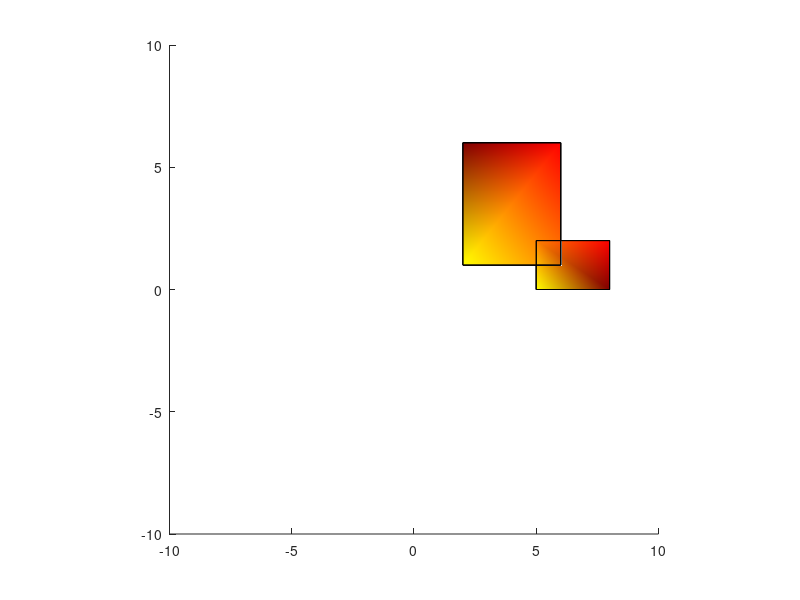

Here is the MATLAB script that generated this plot: (Note: this script raises an error after producing the figure.)
% Example script for GJK function
%   Animates two objects on a collision course and terminates animation
%   when they hit each other. Loads vertex and face data from
%   SampleShapeData.m. See the comments of GJK.m for more information
%
%   Most of this script just sets up the animation and transformations of
%   the shapes. The only key line is:
%   collisionFlag = GJK(S1Obj,S2Obj,iterationsAllowed)
%
%   Matthew Sheen, 2016
clc;clear all;close all

%How many iterations to allow for collision detection.
iterationsAllowed = 6/2;

% Make a figure
fig = figure;
hold on

% Load sample vertex and face data for two convex polyhedra
% SampleShapeData;

% Make shape 1
clear S1
% % % S1.Vertices = [2 4; 5 4; 5 6; 2 6];
% % % S1.Faces = [1 2 3 4];
S1.Vertices = [2 1 0; 6 1 0; 6 6 0; 2 6 0; 2 1 2; 6 1 2; 6 6 2; 2 6 2];
S1.Faces = [1 2 3 4; 1 2 6 5; 2 3 7 6; 3 4 8 7; 4 1 5 8; 5 6 7 8];
S1.FaceVertexCData = jet(size(S1.Vertices,1));
S1.FaceColor = 'interp';
S1Obj = patch(S1);

%[xData,yData,zData] = getXYZData(S1.Faces',S1.Vertices);
% if xData~=S1Obj.XData || yData~=S1Obj.YData || zData~=S1Obj.ZData
%     error('get wrong')
% end

% Make shape 2
clear S2
% % % S2.Vertices = [5 0; 5 2; 8 2; 8 0];
% % % S2.Faces = [1 2 3 4];
S2.Vertices = [5 0 0; 5 2 0; 8 2 0; 8 0 0; 5 0 2; 5 2 2; 8 2 2; 8 0 2];
S2.Faces = [1 2 3 4; 1 2 6 5; 2 3 7 6; 3 4 8 7; 4 1 5 8; 5 6 7 8];
S2.FaceVertexCData = jet(size(S2.Vertices,1));
S2.FaceColor = 'interp';
S2Obj = patch(S2);

%[xData,yData,zData] = getXYZData(S2.Faces',S2.Vertices);
% if xData~=S2Obj.XData || yData~=S2Obj.YData || zData~=S2Obj.ZData
%     error('get wrong')
% end
% Do collision detection
% collisionFlag = GJK(S1Obj,S2Obj,iterationsAllowed);

hold off
axis equal
axis([-10 10 -10 10])
fig.Children.Visible = 'off'; % Turn off the axis for more pleasant viewing.
fig.Color = [1 1 1];
rotate3d on;


%Move them through space arbitrarily.
S1Coords = S1Obj.Vertices;
S2Coords = S2Obj.Vertices;

S1Rot = eye(3,3); % Accumulate angle changes

% Make a random rotation matix to rotate shape 1 by every step
S1Angs = 0.1*rand(3,1); % Euler angles
S1Angs(1) =0;
S1Angs(2) =0;
sang1 = sin(S1Angs);
cang1 = cos(S1Angs);
cx = cang1(1); cy = cang1(2); cz = cang1(3);
sx = sang1(1); sy = sang1(2);  sz = sang1(3);

S1RotDiff = ...
    [          cy*cz,          cy*sz,            -sy
    sy*sx*cz-sz*cx, sy*sx*sz+cz*cx,          cy*sx
    sy*cx*cz+sz*sx, sy*cx*sz-cz*sx,          cy*cx];

S2Rot = eye(3,3);

% Make a random rotation matix to rotate shape 2 by every step
S2Angs = 0.1*rand(3,1); % Euler angles
S2Angs(1) =0;
S2Angs(2) =0;
sang2 = sin(S2Angs);
cang2 = cos(S2Angs);
cx = cang2(1); cy = cang2(2); cz = cang2(3);
sx = sang2(1); sy = sang2(2); sz = sang2(3);

S2RotDiff = ...
    [          cy*cz,          cy*sz,            -sy
    sy*sx*cz-sz*cx, sy*sx*sz+cz*cx,          cy*sx
    sy*cx*cz+sz*sx, sy*cx*sz-cz*sx,          cy*cx];


% Animation loop. Terminates on collision.
end_cond = -3;
for i = 3:-0.01:end_cond
    S1Rot = S1RotDiff*S1Rot;
    S2Rot = S2RotDiff*S2Rot;
    
    S1Obj.Vertices = ((S1Rot*S1Coords') + [3,  i, 0]'*ones(1,size(S1Coords,1)))';
    S2Obj.Vertices = ((S2Rot*S2Coords') + [4, -i, 0]'*ones(1,size(S2Coords,1)))';
    
    % Do collision detection
    collisionFlag = GJK(S1Obj,S2Obj,iterationsAllowed);
    
    drawnow;
    
    if collisionFlag
        t = text(3,3,3,'Collision!','FontSize',30);
        break;
    end
end
